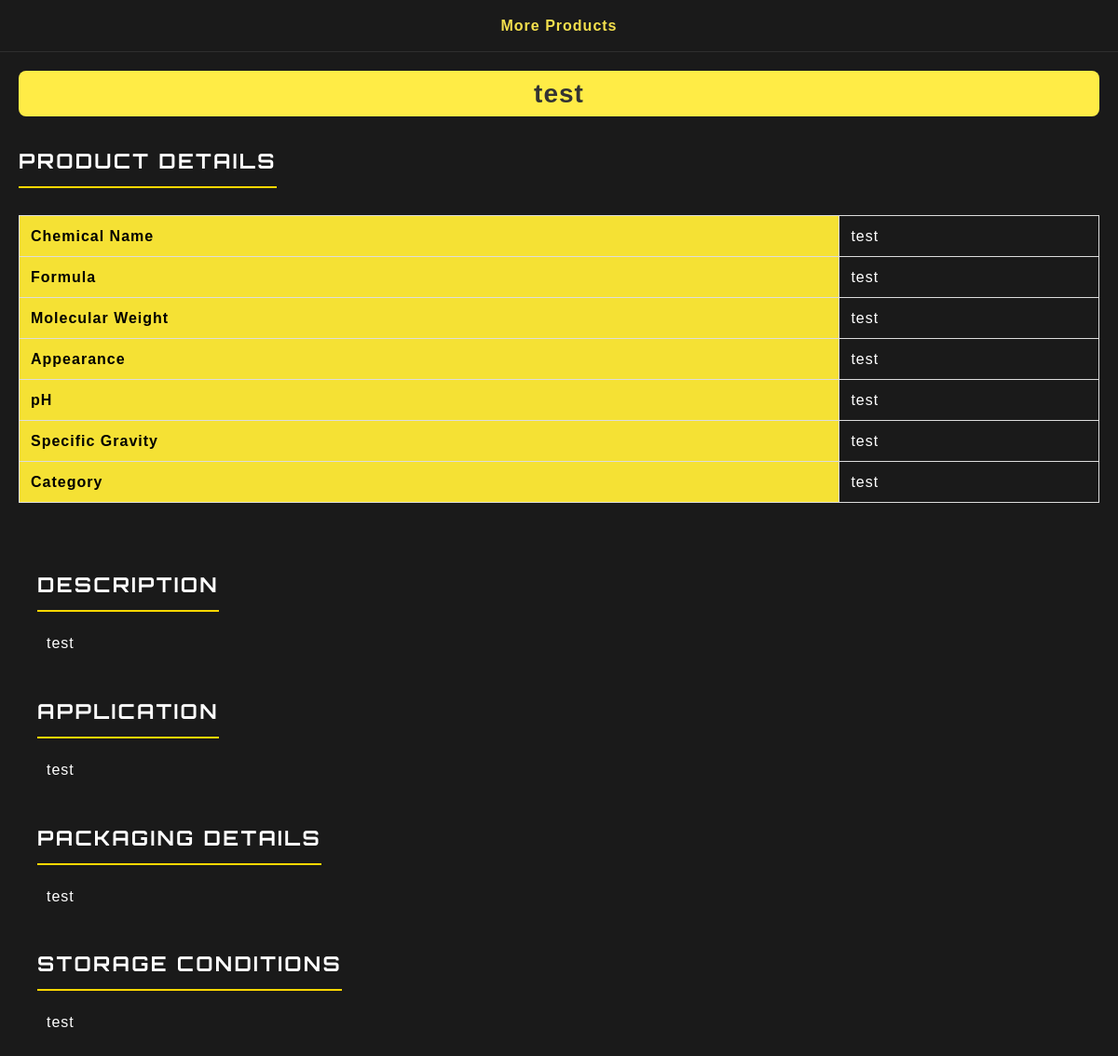
Page /frontendside/product-details?id=29 on the committed database.
### tables this page shows
CREATE TABLE `products` (
  `id` int(11) NOT NULL,
  `product_name` varchar(255) NOT NULL,
  `description` text DEFAULT NULL,
  `appearance` varchar(255) DEFAULT NULL,
  `formula` varchar(100) DEFAULT NULL,
  `application` text DEFAULT NULL,
  `packaging_details` varchar(255) DEFAULT NULL,
  `storage_info` text DEFAULT NULL,
  `category` varchar(100) NOT NULL,
  `molecular_weight` varchar(20) NOT NULL,
  `specific_gravity` varchar(20) NOT NULL,
  `ph` varchar(50) NOT NULL
);

### frontendside/product-details.php (the view, shortened to what this page needs)
<?php
require '../backend/db_connection.php';
if (isset($_GET['id']) && is_numeric($_GET['id'])) {
    $product_id = $_GET['id'];
    $stmt = $conn->prepare("SELECT * FROM products WHERE id = ?");
    $stmt->bind_param("i", $product_id);
    $stmt->execute();
    $result = $stmt->get_result();
    if ($result->num_rows > 0) {
        $product = $result->fetch_assoc();
?>
        <!DOCTYPE html>
        <html lang="en">
        <head>
            <link rel="stylesheet" href="css/style.css">
        </head>
        <body>
            <header>
                <div class="navbar">
                    <div>
                        <a href="/chemical_website/products">More Products</a>
                    </div>
                </div>
            </header>
            <div class="container">
                <div class="product-header">
                    <?php echo htmlspecialchars($product['product_name']); ?>
                </div>
                <div class="product-section">
                    <h2 class="section-title">Product Details</h2><br><br>
                    <table>
                        <tr>
                            <th>Chemical Name</th>
                            <td><?php echo htmlspecialchars($product['product_name']); ?></td>
                        </tr>
                        <tr>
                            <th>Formula</th>
                            <td><?php echo htmlspecialchars($product['formula']); ?></td>
                        </tr>
                        <tr>
                            <th>Molecular Weight</th>
                            <td><?php echo htmlspecialchars($product['molecular_weight']); ?></td>
                        </tr>
                        <tr>
                            <th>Appearance</th>
                            <td><?php echo htmlspecialchars($product['appearance']); ?></td>
                        </tr>
                        <tr>
                            <th>pH</th>
                            <td><?php echo htmlspecialchars($product['ph']); ?></td>
                        </tr>
                        <tr>
                            <th>Specific Gravity</th>
                            <td><?php echo htmlspecialchars($product['specific_gravity']); ?></td>
                        </tr>
                        <tr>
                            <th>Category</th>
                            <td><?php echo htmlspecialchars($product['category']); ?></td>
                        </tr>
                    </table>
                </div>
                <section class="main-content">
                    <div class="product-section">
                        <h2 class="section-title">Description</h2>
                        <pre class="styled-pre"><?php echo htmlspecialchars($product['description']); ?></pre>
                    </div>
                    <div class="product-section">
                        <h2 class="section-title">Application</h2>
                        <pre class="styled-pre"><?php echo htmlspecialchars($product['application']); ?></pre>
                    </div>
                    <div class="product-section">
                        <h2 class="section-title">Packaging Details</h2>
                        <pre class="styled-pre"><?php echo htmlspecialchars($product['packaging_details']); ?></pre>
                    </div>
                    <div class="product-section">
                        <h2 class="section-title">Storage Conditions</h2>
                        <pre class="styled-pre"><?php echo htmlspecialchars($product['storage_info']); ?></pre>
                    </div>
            </div>
        </body>
        </html>
<?php
    } else {
        echo "<p>Product not found.</p>";
    }
} else {
    echo "<p>Invalid product ID.</p>";
}
?>

### frontendside/css/style.css (style rules this page uses)
body { background: #eada51; font: 12px/19px "Open Sans", sans-serif; letter-spacing: 1px; color: #7e7e7e; position: relative; min-width: 320px; -webkit-text-size-adjust: none; }
html, body { height: 100%; }
a { color: #ef4f33; outline: none; cursor: pointer; text-decoration: none; }
* { -webkit-text-size-adjust: none; }
h1, h2, h3, h4, h5, h6 { font-family: "Orbitron", sans-serif; letter-spacing: 0; font-weight: normal; text-transform: uppercase; color: #fff; }
h2 { font-size: 60px; line-height: 55px; font-weight: 700; }
header { width: 100%; position: relative; z-index: 2; background: #1a1a1a; border-bottom: 1px solid #2e2e2e; }
.container { max-width: 1200px; margin: 0 auto; padding: 20px; }

### frontendside/product-details.php (style rules this page uses)
body { font-family: Arial, sans-serif; background-color: #1a1a1a; color: #333; margin: 0; padding: 0; }
.main-content { padding: 20px; font-family: 'Arial', sans-serif; }
.container { max-width: 1200px; margin: 0 auto; padding: 20px; }
.navbar { display: flex; background-color: #1a1a1a; padding: 10px; justify-content: center; align-items: center; gap: 20px; }
.navbar div { display: flex; gap: 15px; }
.navbar a { color: #f4e04d; text-decoration: none; font-weight: bold; padding: 8px 12px; font-size: 1rem; transition: all 0.2s ease-in; }
.section-title { color: white !important; letter-spacing: 2.3px; }
.product-header { background-color:rgb(255, 236, 70); padding: 15px; border-radius: 8px; text-align: center; font-size: 28px; font-weight: bold; }
.product-section { margin-top: 20px; color: white; font-size: 1rem; }
table { width: 100%; border-collapse: collapse; margin-bottom: 20px; }
table th, table td { border: 1px solid #ddd; padding: 12px; text-align: left; color: white; font-size: 1rem; }
table th { background-color:rgb(245, 225, 52); color: #000; }
.section-title { font-size: 22px; color: #333; border-bottom: 2px solid #ffd700; display: inline-block; margin-bottom: 10px; }
.styled-pre { font-family: 'Arial', sans-serif; font-size: 16px; color: white; padding: 10px; border-radius: 5px; white-space: pre-wrap; word-wrap: break-word; line-height: 1.8; }

### rows in the picture
products: product_name "test", formula "test", molecular_weight "test", appearance "test", ph "test", specific_gravity "test", category "test", description "test", application "test", packaging_details "test", storage_info "test"
